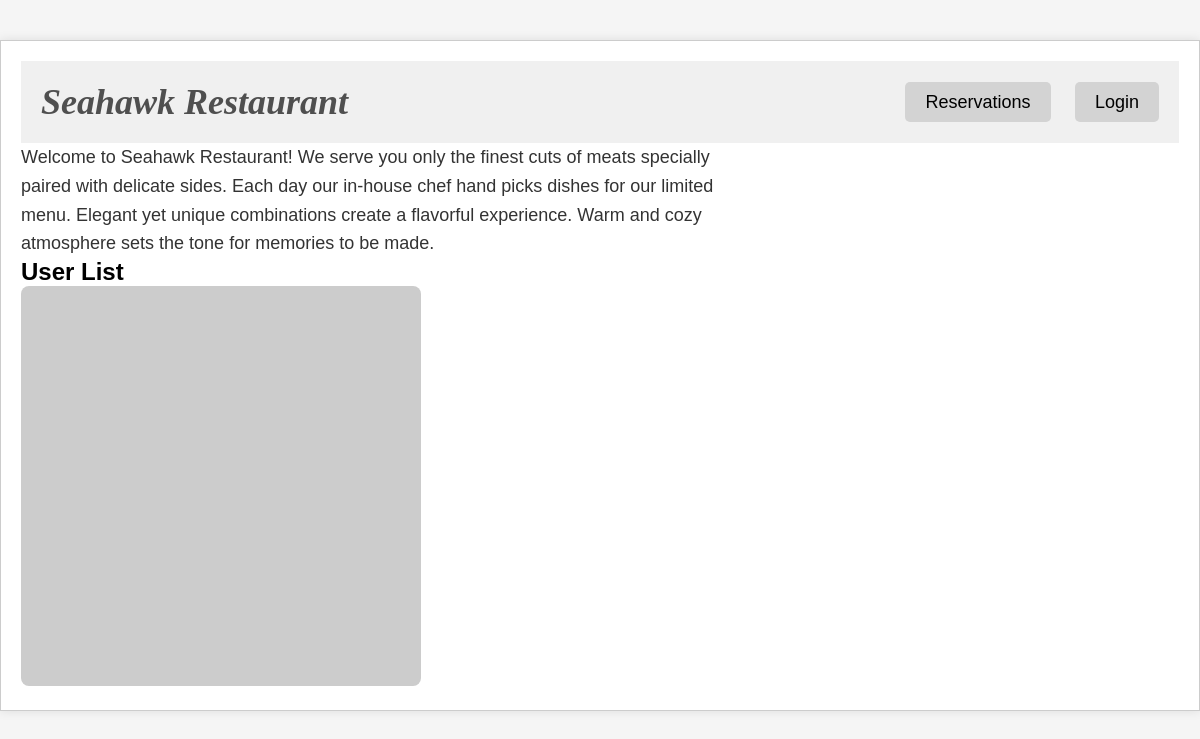
Before: /home/ with the older database file.
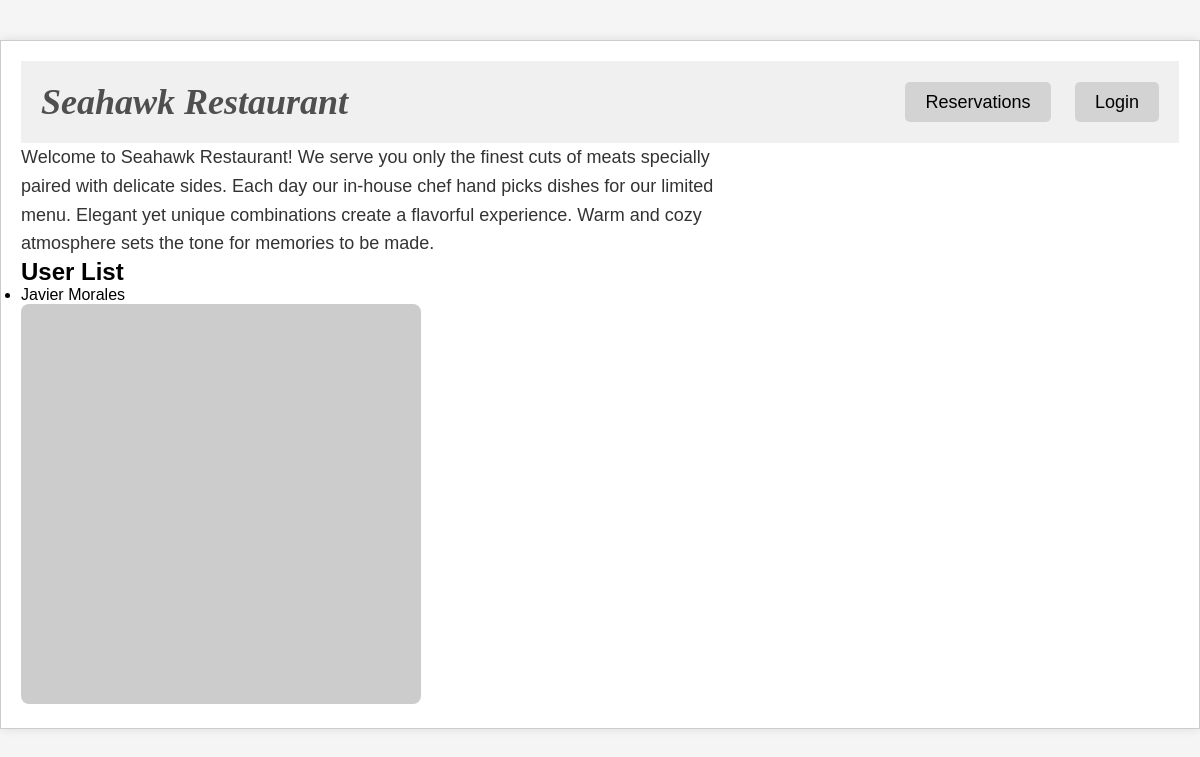
After: the same page with the newer database file.
### pages/models.py (models this page shows, shortened)
class User(models.Model):
    firstname = models.CharField(max_length=255, default="John")
    lastname = models.CharField(max_length=255, default="Doe")
    username = models.CharField(max_length=150, unique=True,  default="Admin")
    password = models.CharField(max_length=128,default = "123")
    reservationtime = models.TimeField(default=datetime.time(19, 0))
    reservationdate = models.DateField(default=datetime.date(2024, 11, 1))
    role = models.CharField(max_length=100, default="Guest")
    tablenumber = models.IntegerField(default=1)

### pages/views.py (the view)
# urls.py: 2. Add a URL to urlpatterns:  path('', views.home, name='home')
def home(request):
    users = User.objects.all()
    return render(request, 'pages/home.html', {'users': users})

### pages/templates/pages/home.html (shortened to what this page needs)
{% load static %}
<!DOCTYPE html>
<html lang="en">
<head>
    <link rel="stylesheet" href="{% static 'css/styles.css'%}">
</head>
<body>
    <main class="main">
        <div class="container">
            <header>
                <h1>Seahawk Restaurant</h1>
                <nav>
                    <a href="{% url 'reservation_page' %}">Reservations</a>
                    <a href="{% url 'login_page' %}">Login</a>
                </nav>
            </header>
            <section class="welcome">
                <p>
                    Welcome to Seahawk Restaurant! We serve you only the finest cuts of meats specially paired with delicate sides. Each day our in-house chef hand picks dishes for our limited menu. Elegant yet unique combinations create a flavorful experience. Warm and cozy atmosphere sets the tone for memories to be made.
                </p>
                <h1>User List</h1>
                <ul>
                    {% for user in users %}
                        <li>{{ user.firstname }} {{ user.lastname }}</li>
                    {% endfor %}
                </ul>
            </section>
            <section class="image">
                <img src="https://via.placeholder.com/400" alt="Dish Image">
            </section>
        </div>
    </main>
</body>
</html>

### pages/static/css/styles.css (style rules this page uses)
* { margin: 0; padding: 0; box-sizing: border-box; }
body { font-family: Arial, sans-serif; background-color: #f5f5f5; }
.container { max-width: 1200px; margin: 0 auto; padding: 20px; background-color: #ffffff; border: 1px solid #ccc; box-shadow: 0 0 10px rgba(0, 0, 0, 0.1); }
header { display: flex; justify-content: space-between; align-items: center; padding: 20px; background-color: #f0f0f0; }
header h1 { font-family: 'Times New Roman', serif; font-size: 36px; font-style: italic; color: #4f4f4f; text-decoration: none; }
nav a { margin-left: 20px; padding: 10px 20px; background-color: #d3d3d3; color: #000; text-decoration: none; border-radius: 5px; font-size: 18px; }
main { display: flex; justify-content: space-between; align-items: center; margin-top: 40px; }
.welcome { max-width: 60%; }
.welcome p { font-size: 18px; line-height: 1.6; color: #333; }
.image img { max-width: 100%; height: auto; border-radius: 8px; }

Changed rows visible on the page:
added User: firstname "Javier", lastname "Morales"
